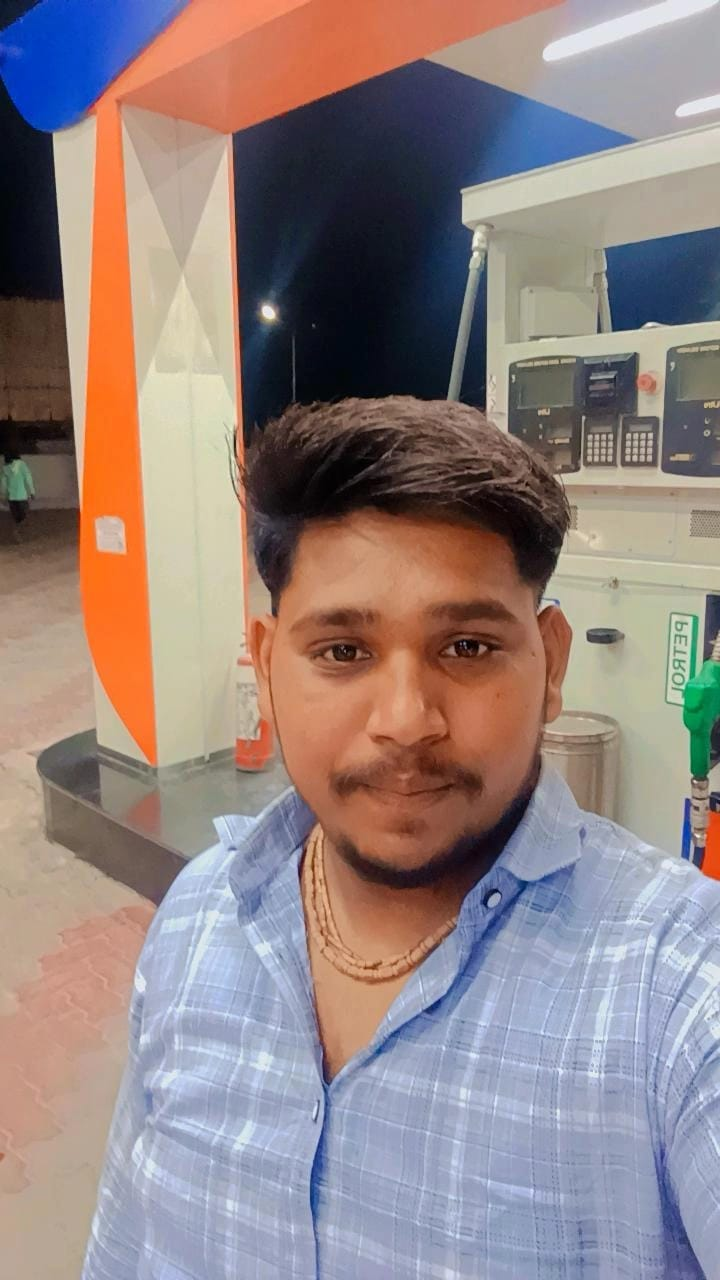
#> input picture CV Unit II Assignment/14_Frequency_LPF/input.jpeg, 720 x 1280 px
$ python Program.py
#> lines starting #> are read from the running program, lines starting #| are printed output that depends on the picture
import cv2
import numpy as np

img = cv2.imread("input.jpeg", cv2.IMREAD_GRAYSCALE)
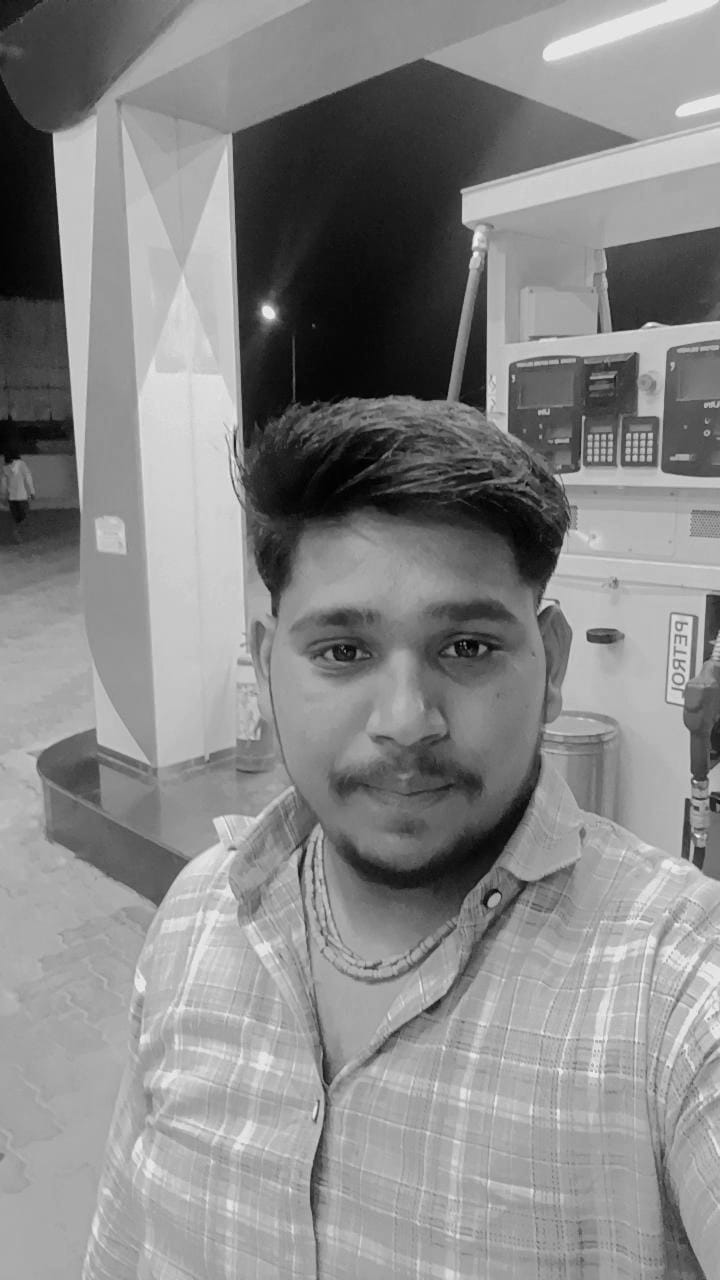
#> img: shape (1280, 720); min 0, max 247, mean 135.7

img_float = np.float32(img)
dft = cv2.dft(img_float, flags=cv2.DFT_COMPLEX_OUTPUT)

dft_shift = np.fft.fftshift(dft)

rows, cols = img.shape
#> rows = 1280; cols = 720
crow, ccol = rows // 2, cols // 2
#> crow = 640; ccol = 360
mask = np.zeros((rows, cols, 2), np.float32)

radius = 50
cv2.circle(mask, (ccol, crow), radius, (1, 1), -1)

filtered_dft = dft_shift * mask
dft_inverse_shift = np.fft.ifftshift(filtered_dft)

reconstructed = cv2.idft(dft_inverse_shift)

reconstructed = cv2.magnitude(reconstructed[:, :, 0], reconstructed[:, :, 1])
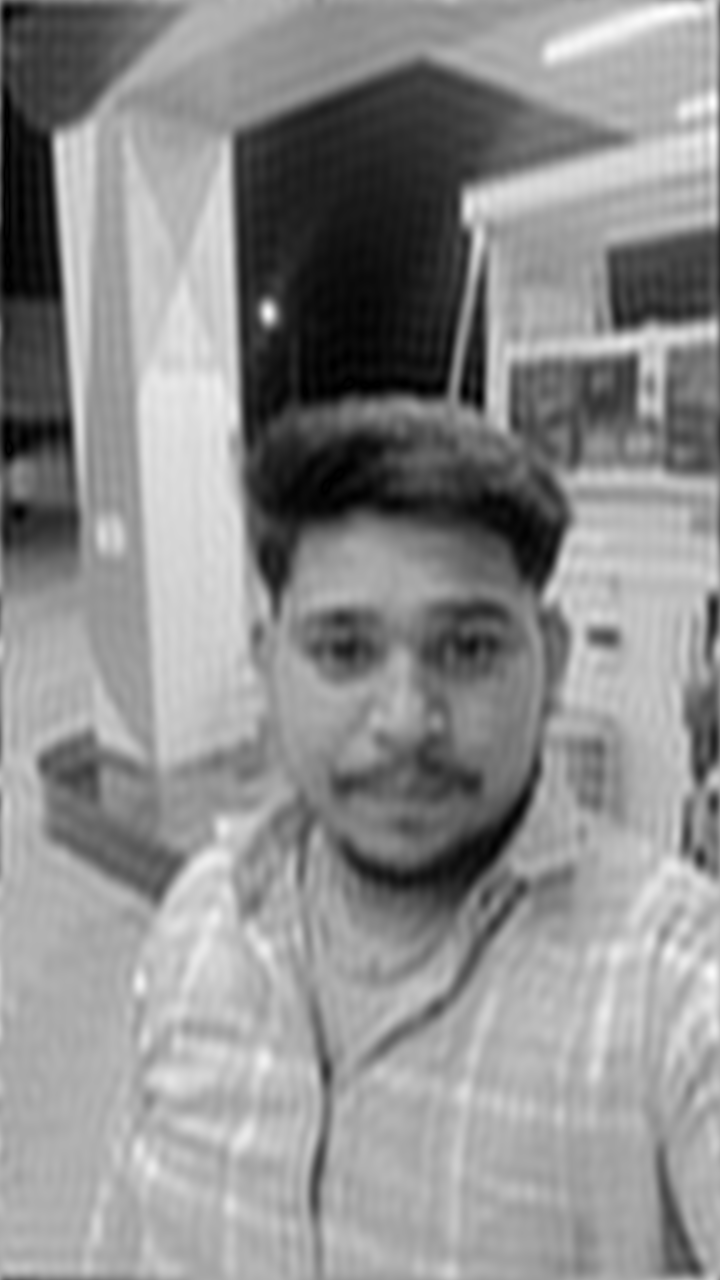
#> reconstructed: shape (1280, 720) float32; min 1456, max 225701632, mean 125085984; drawn with min black and max white
reconstructed = np.uint8(reconstructed)
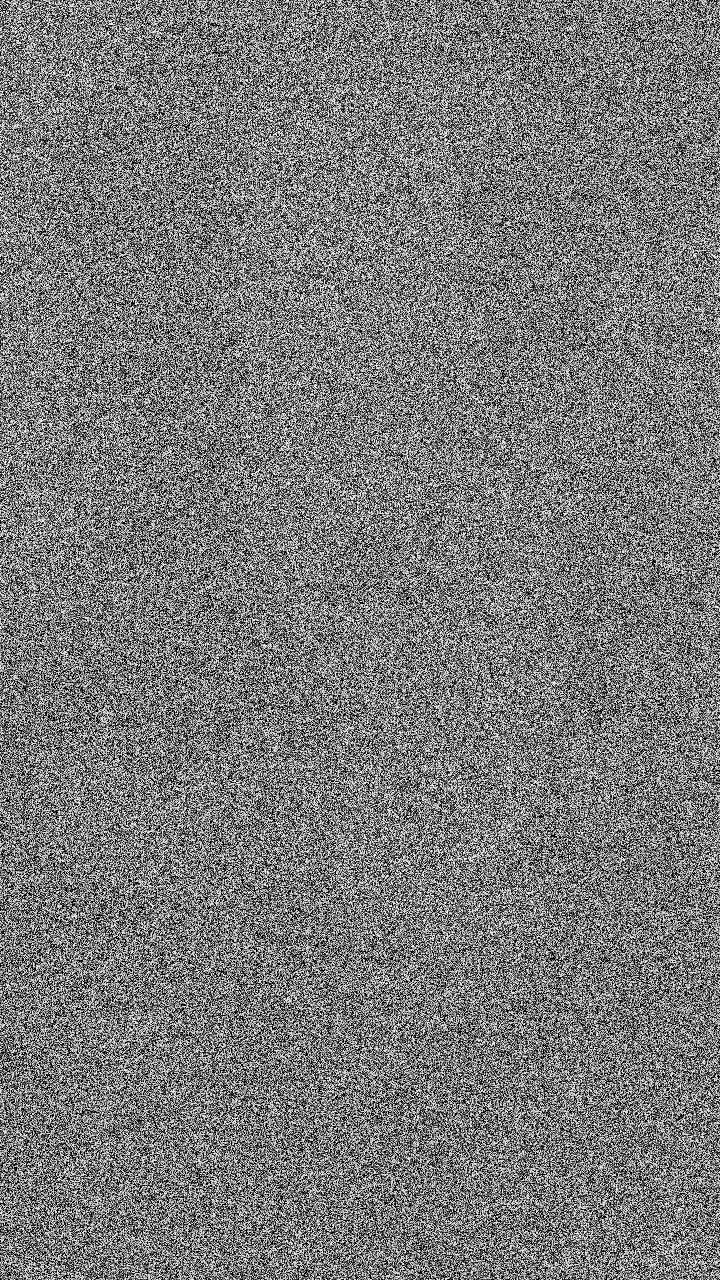
#> reconstructed: shape (1280, 720); min 0, max 255, mean 121.3

cv2.imwrite("output.png", reconstructed)

cv2.imshow("Original Image", img)
cv2.imshow("Low-Pass Filtered Image", reconstructed)

cv2.waitKey(0)
cv2.destroyAllWindows()
